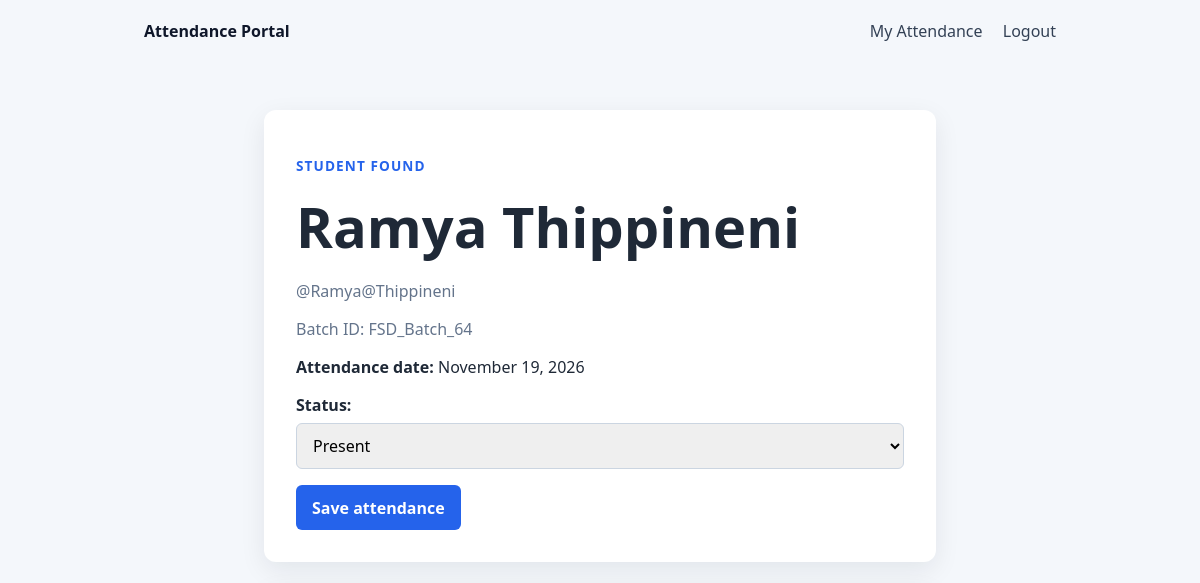
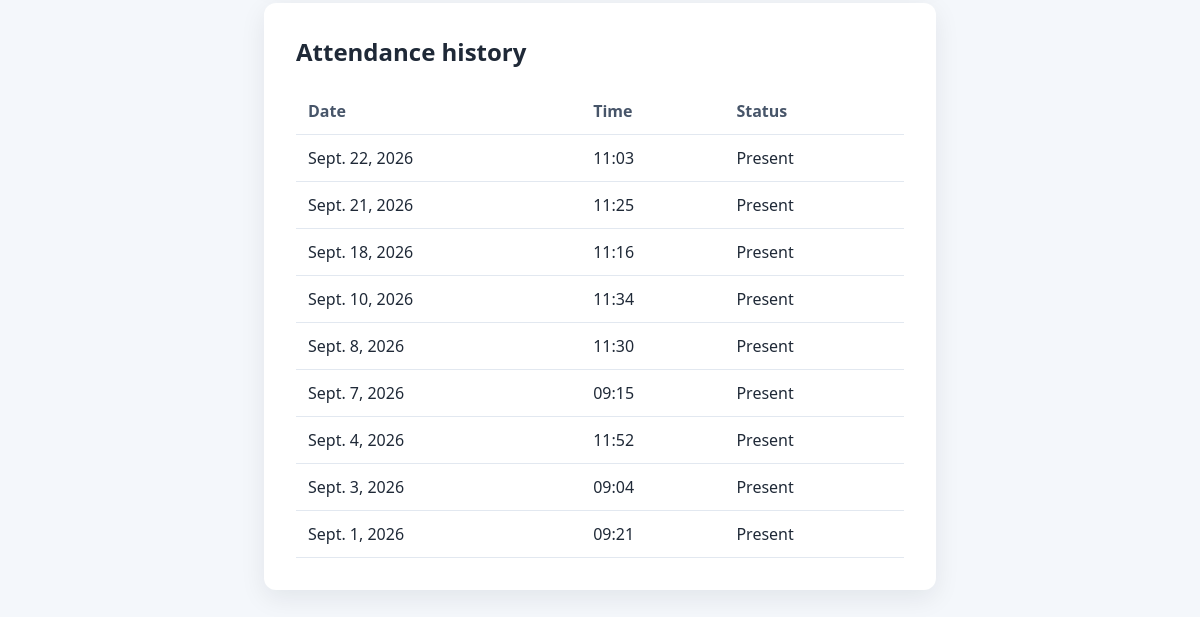
Before: /attendance/Ramya@Thippineni/ (signed in) with the older database file (2 pictures, top to bottom).
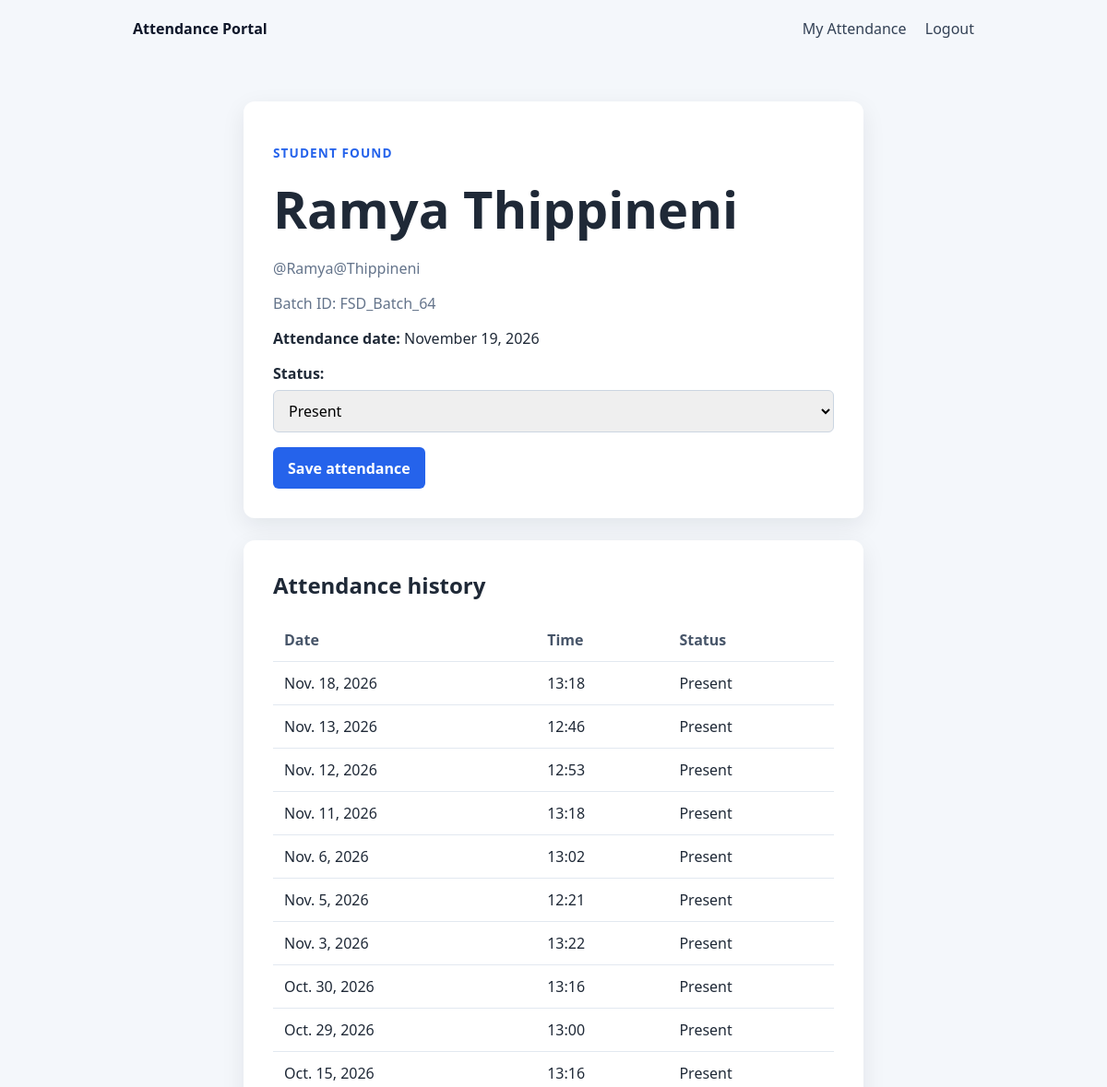
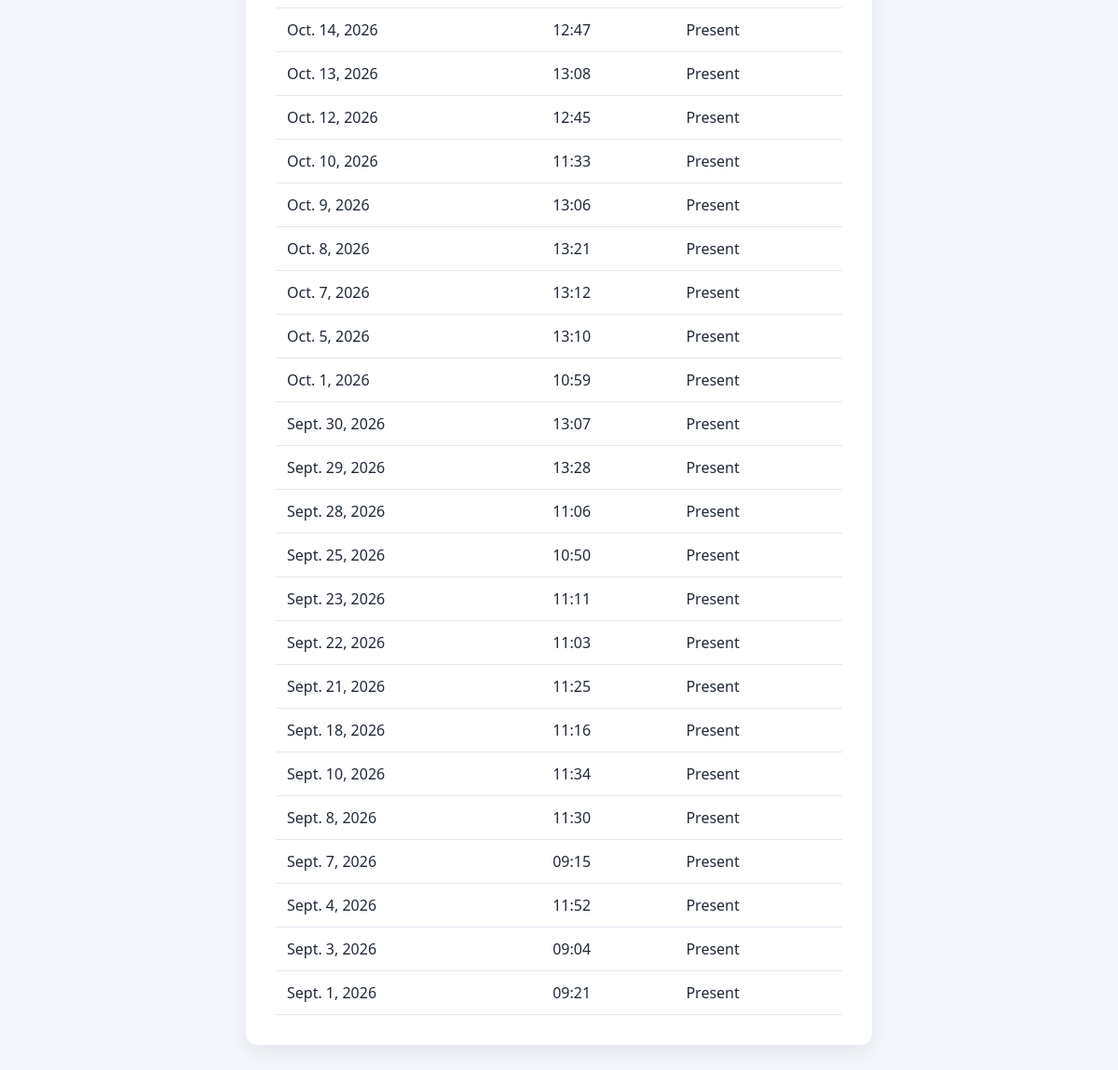
After: the same page with the newer database file (2 pictures, top to bottom).
### student/models.py (models this page shows, shortened)
class StudentModel(models.Model):
    id = models.IntegerField(primary_key=True)
    full_name = models.CharField(max_length=150)
    email = models.EmailField(max_length=150)
    phone = models.CharField(max_length=10, unique=True, blank=True, null=True)
    batch_id = models.CharField(max_length=30)

### attendance/models.py (models this page shows, shortened)
class Attendance(models.Model):
    STATUS_CHOICES = [
        ("PRESENT", "Present"),
        ("ABSENT", "Absent"),
        ("LATE", "Late"),
    ]
    student = models.ForeignKey(
        settings.AUTH_USER_MODEL,
        on_delete=models.CASCADE,
        related_name="attendances",
    )
    student_full_name = models.CharField(max_length=301, editable=False)
    date = models.DateField(default=timezone.now)
    time = models.TimeField(auto_now_add=True)
    status = models.CharField(
        max_length=10, choices=STATUS_CHOICES, default="PRESENT"
    )
    class Meta:
        constraints = [
            models.UniqueConstraint(
                fields=["student", "date"], name="unique_daily_student_attendance"
            )
        ]
        ordering = ["-date", "-time"]

### attendance/views.py (the view, shortened to what this page needs)
# urls.py: path("<str:username>/", StudentAttendancePage.as_view(), name="student-attendance"),
class StudentAttendancePage(View):
    template_name = "attendance/student_attendance.html"
    def get_student(self, username):
        User = get_user_model()
        return get_object_or_404(User, username=username)
    def get(self, request, username):
        if not request.user.is_authenticated:
            return redirect("login")
        if request.user.username != username:
            return HttpResponseForbidden("You can only view your own attendance page.")
        student = self.get_student(username)
        student_record = StudentModel.objects.filter(id=student.id).first()
        return render(
            request,
            self.template_name,
            {
                "student": student,
                "student_record": student_record,
                "form": AttendanceForm(),
                "today": timezone.localdate(),
                "history": Attendance.objects.filter(student=student),
            },
        )

### attendance/forms.py
class AttendanceForm(forms.ModelForm):
    class Meta:
        model = Attendance
        fields = ["status"]

### templates/attendance/student_attendance.html (shortened to what this page needs)
{% extends "base.html" %}
{% block content %}
  <section class="card">
    <p class="eyebrow">Student found</p>
    <h1>{{ student.get_full_name|default:student.username }}</h1>
    <p class="subtle">@{{ student.username }}</p>
    {% if student_record %}
      <p class="subtle">Batch ID: {{ student_record.batch_id }}</p>
    {% endif %}
    <p><strong>Attendance date:</strong> {{ today|date:"F j, Y" }}</p>
    <form method="post">
      {{ form.as_p }}
      <button type="submit">Save attendance</button>
    </form>
  </section>
  <section class="card history">
    <h2>Attendance history</h2>
    {% if history %}
      <table>
        <thead><tr><th>Date</th><th>Time</th><th>Status</th></tr></thead>
        <tbody>
          {% for record in history %}
            <tr><td>{{ record.date }}</td><td>{{ record.time|time:"H:i" }}</td><td>{{ record.get_status_display }}</td></tr>
          {% endfor %}
        </tbody>
      </table>
    {% else %}
      <p class="subtle">No attendance records yet.</p>
    {% endif %}
  </section>
{% endblock %}

### templates/base.html (shortened to what this page needs)
{% load static %}
<!doctype html>
<html lang="en">
  <head>
    <link rel="stylesheet" href="{% static 'css/site.css' %}" />
  </head>
  <body>
    <nav>
      <a class="brand" href="{% url 'home' %}">Attendance Portal</a>
      <div>
        {% if user.is_authenticated %}
        <a
          href="{% url 'attendance:student-attendance' username=user.username %}"
          >My Attendance</a
        >
        <a href="{% url 'logout' %}">Logout</a>
        {% else %}
        <a href="{% url 'login' %}">Login</a>
        <a href="{% url 'register' %}">Register</a>
        {% endif %}
      </div>
    </nav>
    <main>
       {% block content %}{% endblock %}
    </main>
  </body>
</html>

### static/css/site.css (style rules this page uses)
:root { font-family: system-ui, -apple-system, BlinkMacSystemFont, "Segoe UI", sans-serif; color: #1f2937; background: #f4f7fb; }
* { box-sizing: border-box; }
body { margin: 0; }
nav { max-width: 960px; margin: auto; padding: 1.25rem 1.5rem; display: flex; justify-content: space-between; align-items: center; }
nav a { color: #334155; margin-left: 1rem; text-decoration: none; }
nav .brand { margin-left: 0; color: #0f172a; font-weight: 700; }
main { max-width: 720px; margin: 3rem auto; padding: 0 1.5rem; }
h1 { margin: 0.25rem 0 0.75rem; font-size: clamp(2rem, 6vw, 3.5rem); }
h2 { margin-top: 0; }
.card { background: white; border-radius: 12px; box-shadow: 0 8px 26px #0f172a14; padding: 2rem; margin-bottom: 1.5rem; }
.eyebrow { color: #2563eb; font-size: .85rem; font-weight: 700; letter-spacing: .08em; text-transform: uppercase; }
.subtle { color: #64748b; }
form p { display: grid; gap: .4rem; }
label { font-weight: 600; }
input, select { width: 100%; padding: .65rem .75rem; border: 1px solid #cbd5e1; border-radius: 6px; font: inherit; }
button, .button { display: inline-block; background: #2563eb; color: #fff; border: 0; border-radius: 6px; padding: .7rem 1rem; font: inherit; font-weight: 600; cursor: pointer; text-decoration: none; }
table { width: 100%; border-collapse: collapse; text-align: left; }
th, td { padding: .75rem; border-bottom: 1px solid #e2e8f0; }
th { color: #475569; }

Changed rows visible on the page:
added Attendance: date "Nov. 18, 2026", time "13:18", status "Present"
added Attendance: date "Nov. 13, 2026", time "12:46", status "Present"
added Attendance: date "Nov. 12, 2026", time "12:53", status "Present"
added Attendance: date "Nov. 11, 2026", time "13:18", status "Present"
added Attendance: date "Nov. 6, 2026", time "13:02", status "Present"
added Attendance: date "Nov. 5, 2026", time "12:21", status "Present"
added Attendance: date "Nov. 3, 2026", time "13:22", status "Present"
added Attendance: date "Oct. 30, 2026", time "13:16", status "Present"
added Attendance: date "Oct. 29, 2026", time "13:00", status "Present"
added Attendance: date "Oct. 15, 2026", time "13:16", status "Present"
added Attendance: date "Oct. 14, 2026", time "12:47", status "Present"
added Attendance: date "Oct. 13, 2026", time "13:08", status "Present"
added Attendance: date "Oct. 12, 2026", time "12:45", status "Present"
added Attendance: date "Oct. 10, 2026", time "11:33", status "Present"
added Attendance: date "Oct. 9, 2026", time "13:06", status "Present"
added Attendance: date "Oct. 8, 2026", time "13:21", status "Present"
added Attendance: date "Oct. 7, 2026", time "13:12", status "Present"
added Attendance: date "Oct. 5, 2026", time "13:10", status "Present"
added Attendance: date "Oct. 1, 2026", time "10:59", status "Present"
added Attendance: date "Sept. 30, 2026", time "13:07", status "Present"
added Attendance: date "Sept. 29, 2026", time "13:28", status "Present"
added Attendance: date "Sept. 28, 2026", time "11:06", status "Present"
added Attendance: date "Sept. 25, 2026", time "10:50", status "Present"
added Attendance: date "Sept. 23, 2026", time "11:11", status "Present"
